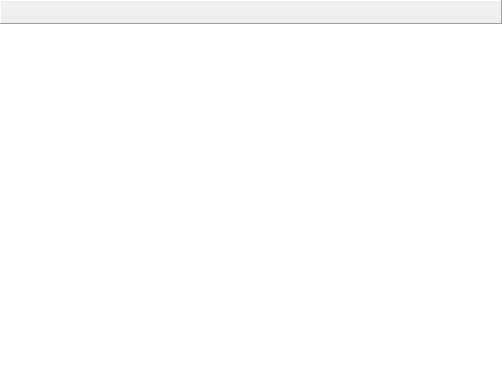
<?xml version="1.0" encoding="UTF-8"?>
<ui version="4.0">
 <class>Form</class>
 <widget class="QWidget" name="Form">
  <property name="geometry">
   <rect>
    <x>0</x>
    <y>0</y>
    <width>502</width>
    <height>365</height>
   </rect>
  </property>
  <property name="windowTitle">
   <string>Form</string>
  </property>
  <layout class="QVBoxLayout" name="verticalLayout">
   <property name="spacing">
    <number>0</number>
   </property>
   <property name="margin">
    <number>0</number>
   </property>
   <item>
    <widget class="QFrame" name="frame">
     <property name="minimumSize">
      <size>
       <width>0</width>
       <height>24</height>
      </size>
     </property>
     <property name="baseSize">
      <size>
       <width>0</width>
       <height>30</height>
      </size>
     </property>
     <property name="styleSheet">
      <string notr="true">QPushButton{
border:none;
}
QPushButton:hover{
border-width:1px;
border-color:rgb(153,153,153);
border-style:solid;
border-radius:4px;
}
QPushButton:pressed{
border-width:1px;
border-color:rgb(153,153,153);
border-style:solid;
border-radius:4px;
background-color:rgb(204,204,204);
}
QComboBox{
border:none;
background-color:rgba(0,0,0,0);
}
QComboBox::drop-down{
border:none;
}
QComboBox::down-arrow{
image:url(&quot;:/images/down.png&quot;);
icon-size:8px 8px;
}</string>
     </property>
     <property name="frameShape">
      <enum>QFrame::Panel</enum>
     </property>
     <property name="frameShadow">
      <enum>QFrame::Raised</enum>
     </property>
     <layout class="QHBoxLayout" name="horizontalLayout" stretch="0,0,1,0">
      <property name="spacing">
       <number>1</number>
      </property>
      <property name="margin">
       <number>0</number>
      </property>
      <item>
       <widget class="QPushButton" name="pushButton">
        <property name="styleSheet">
         <string notr="true"/>
        </property>
        <property name="icon">
         <iconset resource="resource.qrc">
          <normaloff>:/images/back.png</normaloff>:/images/back.png</iconset>
        </property>
       </widget>
      </item>
      <item>
       <widget class="QPushButton" name="pushButton_2">
        <property name="icon">
         <iconset resource="resource.qrc">
          <normaloff>:/images/forward.png</normaloff>:/images/forward.png</iconset>
        </property>
       </widget>
      </item>
      <item>
       <widget class="QComboBox" name="comboBox"/>
      </item>
      <item>
       <widget class="QPushButton" name="pushButton_3">
        <property name="icon">
         <iconset resource="resource.qrc">
          <normaloff>:/images/close.png</normaloff>:/images/close.png</iconset>
        </property>
       </widget>
      </item>
     </layout>
    </widget>
   </item>
   <item>
    <widget class="QStackedWidget" name="stackedWidget">
     <property name="styleSheet">
      <string notr="true">background-color: rgb(255, 255, 255);</string>
     </property>
     <property name="frameShape">
      <enum>QFrame::NoFrame</enum>
     </property>
     <property name="frameShadow">
      <enum>QFrame::Plain</enum>
     </property>
     <widget class="QWidget" name="page"/>
     <widget class="QWidget" name="page_2">
      <widget class="Line" name="line">
       <property name="geometry">
        <rect>
         <x>130</x>
         <y>180</y>
         <width>118</width>
         <height>3</height>
        </rect>
       </property>
       <property name="orientation">
        <enum>Qt::Horizontal</enum>
       </property>
      </widget>
     </widget>
    </widget>
   </item>
  </layout>
 </widget>
 <resources>
  <include location="resource.qrc"/>
 </resources>
 <connections/>
</ui>
